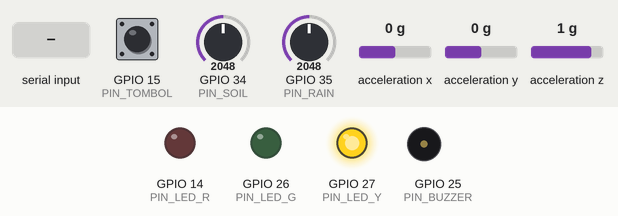
Simulated run of this program. Board: ESP32. Shown: output pins drawn as LEDs (lit = HIGH), buzzer (waves = sounding). Wiring (from diagram.json): MPU-6050 motion sensor at I2C address 0x68. Dashed ring = blinking. Inputs (shaded band) come from the test bench; at power-on: acceleration x 0 g, GPIO 34 (PIN_SOIL) = 2048, GPIO 15 (PIN_TOMBOL) HIGH, GPIO 35 (PIN_RAIN) = 2048, acceleration y 0 g, acceleration z 1 g (analog values on the 0–4095 scale). EEPROM starts erased; what the program prints to the serial monitor is not drawn.

Above: at 2.2 s.
2.3 s: acceleration x set to -1.4 g
5.3 s: GPIO 34 (PIN_SOIL) set to 3611
At 6.05 s:
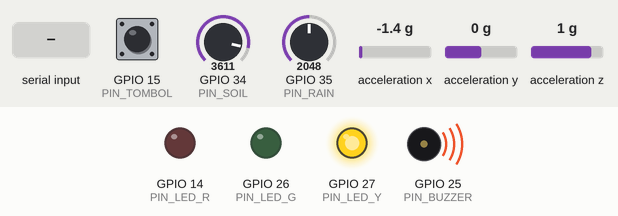
8.3 s: GPIO 34 (PIN_SOIL) set to 3718
At 8.62 s:
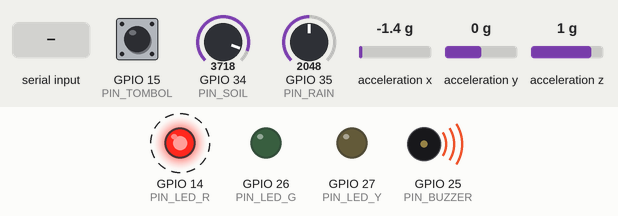
11.3 s: "tes\n" received over Serial
At 12.05 s:
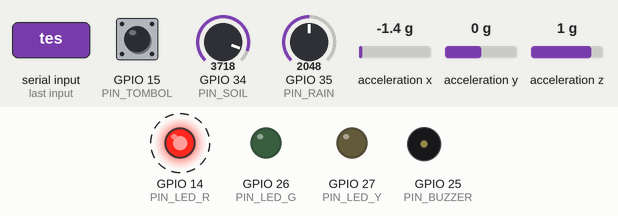
14.3 s: GPIO 15 (PIN_TOMBOL) pulled LOW for 0.15 s
At 16.7 s:
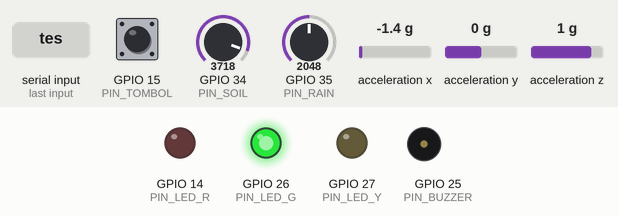
17.4 s: GPIO 35 (PIN_RAIN) set to 2096
Timing chart, 0 to 21.4 s (numbered marks = the images above; inputs shaded):
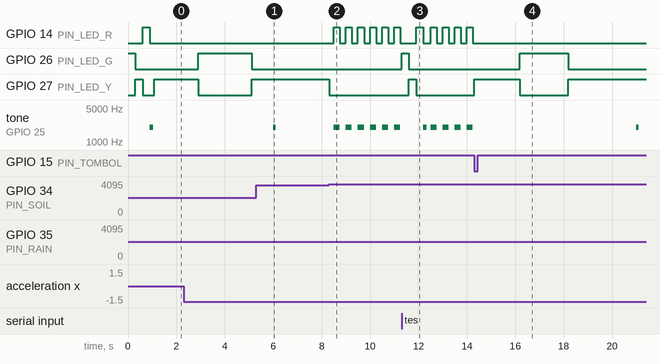

Measured:
- the behaviour switches between 3664 and 3665 on GPIO 34 (PIN_SOIL) (found by bisection; images 1 and 2)
- after the input at 11.3 s, GPIO 26 (PIN_LED_G): LOW → HIGH at once, → LOW 0.30 s later; GPIO 27 (PIN_LED_Y): LOW → HIGH after 0.30 s, → LOW 0.30 s later
- after the input at 14.3 s, GPIO 14 (PIN_LED_R): stops changing and stays LOW; GPIO 26 (PIN_LED_G): LOW → HIGH after 1.9 s; GPIO 27 (PIN_LED_Y): LOW → HIGH at once, → LOW 1.9 s later; tone on GPIO 25 (PIN_BUZZER): stops changing and stays silent
- by itself, GPIO 14 (PIN_LED_R): alternates HIGH for 0.25 s and LOW for 0.25 s

The program:

main.cpp
```cpp
// =====================================================================
//  Pemantau Potensi Longsor Lereng - ESP32 (non-blocking)
//  Sensor : MPU6050 (kemiringan), kelembapan tanah, sensor hujan
//  Aktuator: LED hijau/kuning/merah + buzzer
//  Keluaran: telemetri JSON per baris lewat Serial, dan lewat WiFi (HTTP POST)
//            ke backend bila KIRIM_WIFI = 1 (lihat include/jaringan.h)
//
//  Kalibrasi sensor dan uji perakitan lewat Serial Monitor: ketik "info"
//  atau lihat daftar perintah di include/kalibrasi.h.
//
//  CATATAN: ini alarm lokal untuk pembelajaran. Ambang adalah nilai awal
//  dan BUKAN ambang longsor sungguhan. Bukan sistem peringatan dini resmi.
// =====================================================================
#include <Arduino.h>
#include <Wire.h>
#include <ArduinoJson.h>
#include "config.h"
#include "landslide_logic.h"
#include "jaringan.h"
#include "kalibrasi.h"

using namespace longsor;

// ------------------------- Keadaan global ----------------------------
static Ambang ambang;
static PenilaiStatus penilai;

static float soilPct = 0, rainPct = 0, tiltDeltaDeg = 0;
static int soilRaw = 0, rainRaw = 0;   // ADC mentah, untuk kalibrasi sensor asli
static float fax = 0, fay = 0, faz = 1;          // percepatan terfilter (g)
static float bx = 0, by = 0, bz = 1;             // vektor baseline
static bool  filterSiap = false;

static bool  baselineSiap = false;
static int   sampelBaseline = 0;
static float sumX = 0, sumY = 0, sumZ = 0;

static unsigned long tSensor = 0, tKirim = 0, tTombol = 0;
static unsigned long nomorPaket = 0;
static bool tombolSebelumnya = HIGH;

static bool mpuOk = false;
static int  gagalMpu = 0;                            // pembacaan gagal berturut-turut
static unsigned long tCobaMpu = 0;                   // terakhir mencoba menyambung ulang
constexpr int           BATAS_GAGAL_MPU     = 10;    // 10 x 200 ms = 2 detik
constexpr unsigned long JEDA_COBA_MPU_MS    = 5000;
constexpr unsigned long TUNGGU_TANPA_MPU_MS = 3000;  // tanpa MPU, pantau tanah + hujan saja

static char   bufPerintah[40];
static size_t panjangPerintah = 0;

// ------------------------------ Buzzer -------------------------------
static void buzzerSetup() {
#if BUZZER_PASIF
  #if defined(ESP_ARDUINO_VERSION_MAJOR) && (ESP_ARDUINO_VERSION_MAJOR >= 3)
    ledcAttach(PIN_BUZZER, 2000, 8);
  #else
    ledcSetup(0, 2000, 8);
    ledcAttachPin(PIN_BUZZER, 0);
  #endif
#else
  pinMode(PIN_BUZZER, OUTPUT);
#endif
}

static void buzzerSet(bool nyala) {
#if BUZZER_PASIF
  const uint32_t nada = nyala ? 2000 : 0;
  #if defined(ESP_ARDUINO_VERSION_MAJOR) && (ESP_ARDUINO_VERSION_MAJOR >= 3)
    ledcWriteTone(PIN_BUZZER, nada);
  #else
    ledcWriteTone(0, nada);
  #endif
#else
  digitalWrite(PIN_BUZZER, nyala ? HIGH : LOW);
#endif
}

// ------------------------------ MPU6050 ------------------------------
static bool mpuInit() {
  Wire.begin(PIN_SDA, PIN_SCL);
  Wire.beginTransmission(MPU_ADDR);
  Wire.write(0x6B);  // PWR_MGMT_1
  Wire.write(0x00);  // bangunkan sensor
  if (Wire.endTransmission() != 0) return false;
  Wire.beginTransmission(MPU_ADDR);
  Wire.write(0x1C);  // ACCEL_CONFIG
  Wire.write(0x00);  // +-2 g (16384 LSB/g)
  return Wire.endTransmission() == 0;
}

static int16_t bacaInt16() {
  const uint8_t hi = Wire.read();
  const uint8_t lo = Wire.read();
  return (int16_t)((hi << 8) | lo);
}

static bool mpuBaca(float& ax, float& ay, float& az) {
  Wire.beginTransmission(MPU_ADDR);
  Wire.write(0x3B);  // ACCEL_XOUT_H
  if (Wire.endTransmission(false) != 0) return false;
  if (Wire.requestFrom((uint16_t)MPU_ADDR, (uint8_t)6, true) != 6) return false;
  const int16_t rx = bacaInt16();
  const int16_t ry = bacaInt16();
  const int16_t rz = bacaInt16();
  ax = rx / 16384.0f;
  ay = ry / 16384.0f;
  az = rz / 16384.0f;
  // Semua nol berarti modul tidak menjawab dengan benar (kabel goyang).
  return !(rx == 0 && ry == 0 && rz == 0);
}

// ------------------------------ Indikator ----------------------------
static void tulisLed(bool g, bool y, bool r) {
  digitalWrite(PIN_LED_G, g);
  digitalWrite(PIN_LED_Y, y);
  digitalWrite(PIN_LED_R, r);
}

// Pola non-blocking berdasarkan status dan waktu.
static void perbaruiIndikator(Status s, unsigned long now) {
  switch (s) {
    case Status::AMAN:
      tulisLed(true, false, false);
      buzzerSet(false);
      break;
    case Status::WASPADA:
      tulisLed(false, true, false);
      buzzerSet((now % 3000UL) < 100UL);          // bip pendek tiap 3 detik
      break;
    case Status::BAHAYA: {
      const bool fase = (now % 500UL) < 250UL;    // kedip 2 Hz
      tulisLed(false, false, fase);
      buzzerSet(fase);
      break;
    }
  }
}

// Uji perakitan: hijau, kuning, merah menyala bergantian lalu buzzer berbunyi singkat.
static void ujiIndikator() {
  tulisLed(true, false, false);  delay(300);
  tulisLed(false, true, false);  delay(300);
  tulisLed(false, false, true);  delay(300);
  tulisLed(false, false, false);
  buzzerSet(true);
  delay(150);
  buzzerSet(false);
}

// ------------------------------ JSON ---------------------------------
static float bulat1(float x) { return roundf(x * 10.0f) / 10.0f; }

// Satu pintu keluar: cetak ke Serial dan (bila aktif) antrekan untuk dikirim lewat WiFi.
static void keluarkan(const JsonDocument& doc) {
  char buf[PANJANG_PESAN];
  serializeJson(doc, buf, sizeof(buf));
  Serial.println(buf);
  jaringan::antrekan(buf);
}

static void kirimTelemetri(Status s, unsigned long now) {
  JsonDocument doc;
  doc["device_id"]      = DEVICE_ID;
  doc["seq"]            = ++nomorPaket;
  doc["uptime_ms"]      = now;
  doc["mode"]           = SIMULASI ? "sim" : "real";
  doc["status"]         = namaStatus(s);
  doc["soil_pct"]       = bulat1(soilPct);
  doc["rain_pct"]       = bulat1(rainPct);
  doc["tilt_delta_deg"] = bulat1(tiltDeltaDeg);
  doc["soil_raw"]       = soilRaw;   // dipakai untuk kalibrasi kering/basah
  doc["rain_raw"]       = rainRaw;
  doc["alert"]          = (s == Status::BAHAYA);
  doc["mpu_ok"]         = mpuOk;
#if KIRIM_WIFI
  doc["rssi"]           = jaringan::rssi();   // kuat sinyal WiFi (dBm), 0 = belum tersambung
#endif
  keluarkan(doc);
}

static void kirimEvent(const char* nama, const char* dari, const char* ke, unsigned long now) {
  JsonDocument doc;
  doc["event"]     = nama;
  doc["device_id"] = DEVICE_ID;
  doc["uptime_ms"] = now;
  if (dari) doc["from"] = dari;
  if (ke)   doc["to"]   = ke;
  keluarkan(doc);
}

static void kirimPesan(const char* nama, const char* msg) {
  JsonDocument doc;
  doc["event"]     = nama;
  doc["device_id"] = DEVICE_ID;
  doc["uptime_ms"] = millis();
  doc["msg"]       = msg;
  keluarkan(doc);
}

static void kirimInfo() {
  const kalibrasi::Nilai& k = kalibrasi::nilai();
  JsonDocument doc;
  doc["event"]       = "info";
  doc["device_id"]   = DEVICE_ID;
  doc["mode"]        = SIMULASI ? "sim" : "real";
  doc["buzzer"]      = BUZZER_PASIF ? "pasif" : "aktif";
  doc["mpu_ok"]      = mpuOk;
  doc["soil_raw"]    = kalibrasi::rataRaw(PIN_SOIL);
  doc["rain_raw"]    = kalibrasi::rataRaw(PIN_RAIN);
  doc["soil_kering"] = k.soilKering;
  doc["soil_basah"]  = k.soilBasah;
  doc["rain_kering"] = k.rainKering;
  doc["rain_basah"]  = k.rainBasah;
#if KIRIM_WIFI
  doc["rssi"]        = jaringan::rssi();
#endif
  keluarkan(doc);
}

static unsigned long intervalTelemetri(Status s) {
  switch (s) {
    case Status::AMAN:    return INTERVAL_TELEMETRI_AMAN;
    case Status::WASPADA: return INTERVAL_TELEMETRI_WASPADA;
    default:              return INTERVAL_TELEMETRI_BAHAYA;
  }
}

// ------------------------- Kemiringan & perintah ----------------------
static void mulaiBaseline() {
  baselineSiap = false;
  sampelBaseline = 0;
  sumX = sumY = sumZ = 0;
  penilai = PenilaiStatus();   // posisi baru dianggap normal, status kembali AMAN
}

// Tanpa MPU6050, status tetap dinilai dari tanah dan hujan (kemiringan dianggap 0).
static bool siapMenilai(unsigned long now) {
  return baselineSiap || (!mpuOk && now >= TUNGGU_TANPA_MPU_MS);
}

static void jalankanPerintah(char* teks, unsigned long now) {
  for (char* c = teks; *c; ++c) *c = (char)tolower((unsigned char)*c);
  String t(teks);
  t.trim();
  if (t.isEmpty()) return;

  kalibrasi::Nilai& k = kalibrasi::nilai();
  if (t == "info") { kirimInfo(); return; }
  if (t == "tes")  { ujiIndikator(); kirimPesan("tes", "LED hijau, kuning, merah lalu buzzer sudah diuji"); return; }
  if (t == "nol")  { mulaiBaseline(); kirimEvent("kalibrasi_ulang", nullptr, nullptr, now); return; }
  if (t == "kal reset") {
    kalibrasi::reset();
    kirimPesan("kalibrasi", "kembali ke nilai bawaan config.h");
    kirimInfo();
    return;
  }

  int* tujuan = nullptr;
  int pin = -1;
  if      (t == "kal tanah kering") { tujuan = &k.soilKering; pin = PIN_SOIL; }
  else if (t == "kal tanah basah")  { tujuan = &k.soilBasah;  pin = PIN_SOIL; }
  else if (t == "kal hujan kering") { tujuan = &k.rainKering; pin = PIN_RAIN; }
  else if (t == "kal hujan basah")  { tujuan = &k.rainBasah;  pin = PIN_RAIN; }

  if (!tujuan) {
    kirimPesan("bantuan", "perintah: info | tes | nol | kal tanah kering | kal tanah basah | "
                          "kal hujan kering | kal hujan basah | kal reset");
    return;
  }
  *tujuan = kalibrasi::rataRaw(pin);
  kalibrasi::simpan();
  char msg[64];
  snprintf(msg, sizeof(msg), "%s = %d tersimpan", t.c_str() + 4, *tujuan);
  kirimPesan("kalibrasi", msg);
  if (abs(k.soilKering - k.soilBasah) < 300 || abs(k.rainKering - k.rainBasah) < 300) {
    kirimPesan("peringatan", "selisih RAW kering dan basah masih kurang dari 300. "
                             "Lengkapi pasangan kering/basah, atau cek kabel AO sensor");
  }
}

// Baca perintah dari Serial tanpa menghentikan loop.
static void bacaPerintah(unsigned long now) {
  while (Serial.available()) {
    const char c = (char)Serial.read();
    if (c == '\n' || c == '\r') {
      bufPerintah[panjangPerintah] = '\0';
      if (panjangPerintah) jalankanPerintah(bufPerintah, now);
      panjangPerintah = 0;
    } else if (panjangPerintah < sizeof(bufPerintah) - 1) {
      bufPerintah[panjangPerintah++] = c;
    }
  }
}

// ------------------------------ Setup --------------------------------
void setup() {
  Serial.begin(115200);
  pinMode(PIN_LED_G, OUTPUT);
  pinMode(PIN_LED_Y, OUTPUT);
  pinMode(PIN_LED_R, OUTPUT);
  pinMode(PIN_TOMBOL, INPUT_PULLUP);
  buzzerSetup();
  analogReadResolution(12);
  analogSetAttenuation(ADC_11db);   // rentang ADC sampai ~3,3 V, sensor diberi daya dari 3V3
  kalibrasi::muat();

  ujiIndikator();                   // cek perakitan: tiga LED lalu buzzer menyala bergantian

  jaringan::mulai();

  mpuOk = mpuInit();
  tCobaMpu = millis();
  kirimEvent("boot", nullptr, nullptr, millis());
  if (!mpuOk) {
    kirimPesan("error", "MPU6050 tidak terdeteksi di I2C 0x68. Cek VCC ke 3V3, SDA ke GPIO 21, "
                        "SCL ke GPIO 22. Tanah dan hujan tetap dipantau");
  }
  kirimInfo();
  tulisLed(false, true, false);  // kuning selama kalibrasi
}

// ------------------------------ Loop ---------------------------------
void loop() {
  const unsigned long now = millis();

  // 1. Tombol: kalibrasi ulang baseline kemiringan (debounce non-blocking)
  const bool tombol = digitalRead(PIN_TOMBOL);
  if (tombol == LOW && tombolSebelumnya == HIGH && now - tTombol > DEBOUNCE_TOMBOL_MS) {
    tTombol = now;
    mulaiBaseline();
    kirimEvent("kalibrasi_ulang", nullptr, nullptr, now);
  }
  tombolSebelumnya = tombol;

  // Perintah kalibrasi dari Serial Monitor
  bacaPerintah(now);

  // 2. Baca sensor berkala (tanpa delay)
  if (now - tSensor >= INTERVAL_SENSOR_MS) {
    tSensor = now;

    soilRaw = analogRead(PIN_SOIL);
    rainRaw = analogRead(PIN_RAIN);
    const kalibrasi::Nilai& k = kalibrasi::nilai();
    const float sPct = persenDariRaw(soilRaw, k.soilKering, k.soilBasah);
    const float rPct = persenDariRaw(rainRaw, k.rainKering, k.rainBasah);
    soilPct = ALFA_FILTER * sPct + (1.0f - ALFA_FILTER) * soilPct;
    rainPct = ALFA_FILTER * rPct + (1.0f - ALFA_FILTER) * rainPct;

    float ax, ay, az;
    const bool terbaca = mpuOk && mpuBaca(ax, ay, az);
    if (mpuOk && !terbaca) {
      if (++gagalMpu >= BATAS_GAGAL_MPU) {
        mpuOk = false;               // kabel I2C lepas: lanjut pantau tanah dan hujan saja
        tCobaMpu = now;
        tiltDeltaDeg = 0;
        kirimPesan("error", "MPU6050 terputus. Cek kabel SDA/SCL. Tanah dan hujan tetap dipantau");
      }
    } else if (!mpuOk && now - tCobaMpu >= JEDA_COBA_MPU_MS) {
      tCobaMpu = now;
      if (mpuInit()) {
        mpuOk = true;
        gagalMpu = 0;
        filterSiap = false;
        mulaiBaseline();             // posisi sensor bisa berubah saat dipasang ulang
        kirimPesan("mpu_tersambung", "MPU6050 tersambung. Patokan kemiringan diukur ulang");
      }
    }

    if (terbaca) {
      gagalMpu = 0;
      if (!filterSiap) { fax = ax; fay = ay; faz = az; filterSiap = true; }
      fax = ALFA_FILTER * ax + (1.0f - ALFA_FILTER) * fax;
      fay = ALFA_FILTER * ay + (1.0f - ALFA_FILTER) * fay;
      faz = ALFA_FILTER * az + (1.0f - ALFA_FILTER) * faz;

      if (!baselineSiap) {
        sumX += fax; sumY += fay; sumZ += faz;
        if (++sampelBaseline >= SAMPEL_BASELINE) {
          bx = sumX / SAMPEL_BASELINE;
          by = sumY / SAMPEL_BASELINE;
          bz = sumZ / SAMPEL_BASELINE;
          baselineSiap = true;
          kirimEvent("baseline_siap", nullptr, nullptr, now);
        }
        tiltDeltaDeg = 0;
      } else {
        tiltDeltaDeg = sudutAntarVektorDeg(fax, fay, faz, bx, by, bz);
      }
    }

    // 3. Evaluasi status (setelah baseline siap, atau tanpa MPU setelah 3 detik)
    if (siapMenilai(now)) {
      const Pembacaan p{soilPct, rainPct, tiltDeltaDeg};
      const Status sebelum = penilai.sekarang();
      if (penilai.perbarui(kandidatStatus(p, ambang), now, ambang)) {
        kirimEvent("status_change", namaStatus(sebelum), namaStatus(penilai.sekarang()), now);
        kirimTelemetri(penilai.sekarang(), now);   // kirim segera saat status berubah
        tKirim = now;
      }
    }
  }

  // 4. Telemetri berkala; makin sering saat status naik
  const Status s = penilai.sekarang();
  if (siapMenilai(now) && now - tKirim >= intervalTelemetri(s)) {
    tKirim = now;
    kirimTelemetri(s, now);
  }

  // 5. Indikator LED dan buzzer
  if (siapMenilai(now)) {
    perbaruiIndikator(s, now);
  } else {
    tulisLed(false, true, false);   // kuning menyala selama kalibrasi, buzzer diam
    buzzerSet(false);
  }
}
```

jaringan.h
```cpp
#pragma once
// =====================================================================
//  jaringan.h - kirim JSON ke backend lewat WiFi (HTTP POST)
//
//  Aktif bila KIRIM_WIFI = 1 di config.h. Pengiriman berjalan di task
//  FreeRTOS terpisah, jadi loop() utama (sensor, LED, buzzer) tidak pernah
//  menunggu jaringan. Bila WiFi putus, alarm lokal tetap bekerja dan pesan
//  ditampung di antrean (pesan terlama dibuang bila antrean penuh).
// =====================================================================
#include <Arduino.h>
#include "config.h"

constexpr size_t PANJANG_PESAN = 320;   // satu baris JSON firmware < 300 byte

#if KIRIM_WIFI

#if defined(WOKWI_SIMULATOR)
  #define WIFI_SSID "Wokwi-GUEST"
  #define WIFI_PASS ""
  #define SERVER_URL "http://host.wokwi.internal:8000/api/telemetry"
  #define API_KEY ""
#elif __has_include("secrets.h")
  #include "secrets.h"
#else
  #error "KIRIM_WIFI = 1 tetapi include/secrets.h belum ada. Salin secrets.example.h menjadi secrets.h lalu isi WiFi dan alamat server."
#endif

#include <WiFi.h>
#include <HTTPClient.h>

namespace jaringan {

static QueueHandle_t antrean = nullptr;
constexpr int KAPASITAS_ANTREAN = 24;
constexpr uint32_t TIMEOUT_HTTP_MS = 3000;
constexpr uint32_t JEDA_SAMBUNG_ULANG_MS = 10000;

static void taskKirim(void*) {
  char pesan[PANJANG_PESAN];
  uint32_t tCobaWifi = 0;
  bool pernahTersambung = false;

  for (;;) {
    if (WiFi.status() != WL_CONNECTED) {
      if (millis() - tCobaWifi >= JEDA_SAMBUNG_ULANG_MS || tCobaWifi == 0) {
        tCobaWifi = millis();
        WiFi.disconnect();
#if defined(WOKWI_SIMULATOR)
        WiFi.begin(WIFI_SSID, WIFI_PASS, 6);
#else
        WiFi.begin(WIFI_SSID, WIFI_PASS);
#endif
      }
      vTaskDelay(pdMS_TO_TICKS(500));
      continue;
    }
    if (!pernahTersambung) {
      pernahTersambung = true;
      Serial.printf("{\"event\":\"wifi\",\"ip\":\"%s\",\"rssi\":%d}\n",
                    WiFi.localIP().toString().c_str(), WiFi.RSSI());
    }

    if (xQueueReceive(antrean, pesan, pdMS_TO_TICKS(1000)) != pdTRUE) continue;

    HTTPClient http;
    http.setConnectTimeout(TIMEOUT_HTTP_MS);
    http.setTimeout(TIMEOUT_HTTP_MS);
    if (http.begin(SERVER_URL)) {
      http.addHeader("Content-Type", "application/json");
      if (strlen(API_KEY) > 0) http.addHeader("X-API-Key", API_KEY);
      const int kode = http.POST((uint8_t*)pesan, strlen(pesan));
      if (kode < 200 || kode >= 300) {
        Serial.printf("{\"event\":\"kirim_gagal\",\"http\":%d}\n", kode);
        vTaskDelay(pdMS_TO_TICKS(1000));   // server mati: jangan membanjiri
      }
      http.end();
    }
  }
}

inline void mulai() {
  antrean = xQueueCreate(KAPASITAS_ANTREAN, PANJANG_PESAN);
  WiFi.mode(WIFI_STA);
  WiFi.setAutoReconnect(true);
  xTaskCreatePinnedToCore(taskKirim, "kirim", 8192, nullptr, 1, nullptr, 0);
}

// Dipanggil dari loop(): tidak pernah menunggu.
inline void antrekan(const char* json) {
  if (!antrean) return;
  char pesan[PANJANG_PESAN];
  strlcpy(pesan, json, sizeof(pesan));
  if (xQueueSend(antrean, pesan, 0) != pdTRUE) {
    char buang[PANJANG_PESAN];
    xQueueReceive(antrean, buang, 0);      // antrean penuh: buang yang terlama
    xQueueSend(antrean, pesan, 0);
  }
}

inline int rssi() { return WiFi.status() == WL_CONNECTED ? WiFi.RSSI() : 0; }

}  // namespace jaringan

#else   // KIRIM_WIFI == 0: semua fungsi menjadi kosong

namespace jaringan {
inline void mulai() {}
inline void antrekan(const char*) {}
inline int rssi() { return 0; }
}

#endif
```

Source omitted: kalibrasi.h (2352 bytes), landslide_logic.h (4426 bytes), config.h (2577 bytes)
